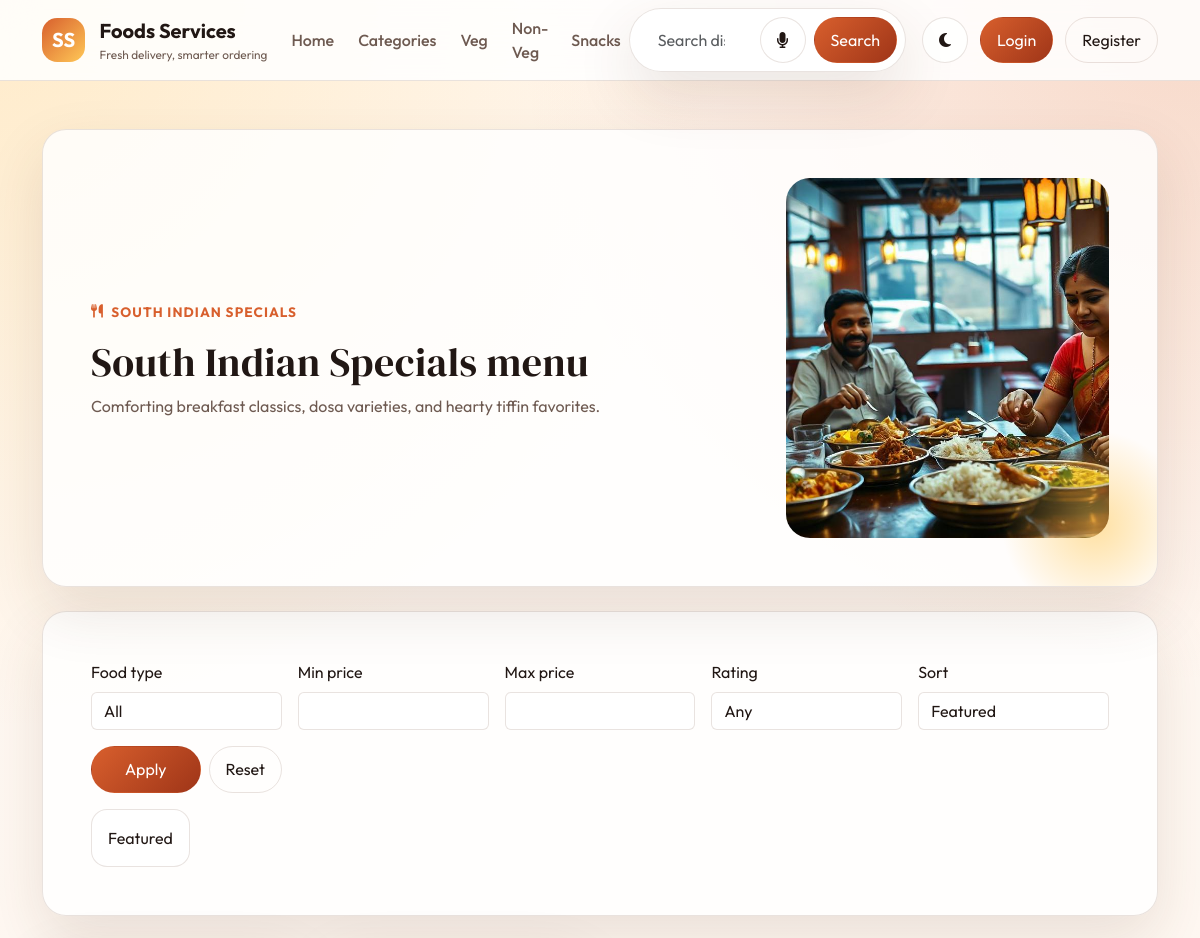
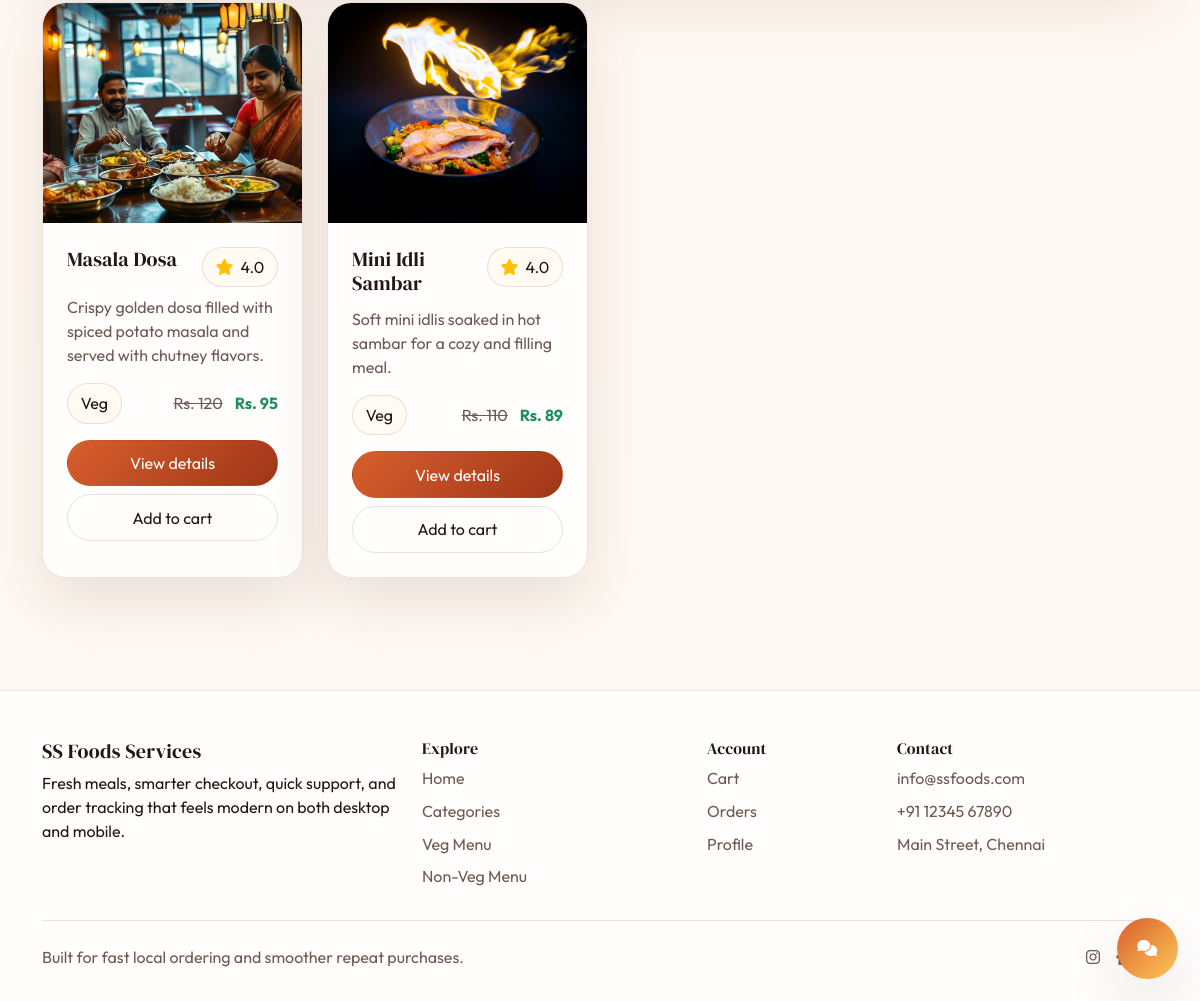
Screenshot of /category/South Indian Specials/ with the database file from the repository (2 pictures, top to bottom).
### Food_app/models.py (models this page shows, shortened)
class Category(models.Model):
    food_names = models.CharField(max_length=200)
    image = models.CharField(max_length=3000, null=True, blank=True)
    image_upload = models.FileField(upload_to="category_images/", null=True, blank=True)
    description = models.TextField(max_length=1000)
    class Meta:
        ordering = ["food_names"]
    @property
    def display_image(self):
        if self.image_upload:
            return self.image_upload.url
        if self.image:
            return self.image
        return "https://via.placeholder.com/320x220?text=Category"

class Items(models.Model):
    VEG_NON_VEG_CHOICES = [
        ("Veg", "Veg"),
        ("Non-Veg", "Non-Veg"),
        ("Snacks", "Snacks"),
    ]
    category = models.ForeignKey(Category, on_delete=models.CASCADE, related_name="items")
    name = models.CharField(max_length=400)
    item_description = models.TextField(max_length=1000)
    price = models.FloatField()
    offer_price = models.FloatField()
    item_image = models.CharField(max_length=3000, null=True, blank=True)
    image_upload = models.FileField(upload_to="food_images/", null=True, blank=True)
    quantity = models.IntegerField()
    underrated_item = models.BooleanField(default=False)
    new_added_item = models.BooleanField(default=False)
    veg_non_veg = models.CharField(max_length=10, choices=VEG_NON_VEG_CHOICES, default="Veg")
    rating = models.FloatField(default=4.0)
    class Meta:
        ordering = ["-new_added_item", "-rating", "name"]
    @property
    def display_image(self):
        if self.image_upload:
            return self.image_upload.url
        if self.item_image:
            return self.item_image
        return "https://via.placeholder.com/320x220?text=Food+Image"

### Food_app/app_views.py (the view)
# urls.py: path("category/<str:name>/", views.categoryview, name="CategoryDetail"),
def categoryview(request, name):
    category_obj = get_object_or_404(Category, food_names__iexact=name)
    items, filter_state, applied_filters = apply_item_filters(
        Items.objects.select_related("category").filter(category=category_obj),
        request.GET,
    )
    return render(
        request,
        "item_view.html",
        {
            "category": category_obj,
            "items": items,
            "filter_state": filter_state,
            "applied_filters": applied_filters,
        },
    )

### Food_app/context_processors.py (called while the page is built, shortened)
def shared_state(request):
    if not request.user.is_authenticated:
        return {
            "cart_count": 0,
            "unread_notifications_count": 0,
            "recent_notifications": [],
        }

### Food_app/Templates/item_view.html (shortened to what this page needs)
{% extends "layouts/main.html" %}
{% block content %}
<section class="container py-4 py-lg-5">
  <div class="hero-card mb-4">
    <div class="row align-items-center g-4">
      <div class="col-lg-8">
        <span class="eyebrow"><i class="fa-solid fa-utensils"></i> {{ category.food_names }}</span>
        <h1 class="mt-3 mb-2">{{ category.food_names }} menu</h1>
        <p class="mb-0 subtle">{{ category.description }}</p>
      </div>
      <div class="col-lg-4">
        <img src="{{ category.display_image }}" alt="{{ category.food_names }}" class="detail-image">
      </div>
    </div>
  </div>
  <div class="surface-card p-4 p-lg-5 mb-4">
    <form method="get" class="filter-form">
      <div>
        <label class="form-label">Food type</label>
        <select class="form-select" name="veg" data-auto-submit>
          <option value="">All</option>
        </select>
      </div>
      <div>
        <label class="form-label">Min price</label>
        <input class="form-control" type="number" name="min_price" value="{{ filter_state.min_price }}">
      </div>
      <div>
        <label class="form-label">Max price</label>
        <input class="form-control" type="number" name="max_price" value="{{ filter_state.max_price }}">
      </div>
      <div>
        <label class="form-label">Rating</label>
        <select class="form-select" name="rating" data-auto-submit>
          <option value="">Any</option>
        </select>
      </div>
      <div>
        <label class="form-label">Sort</label>
        <select class="form-select" name="sort" data-auto-submit>
          <option value="featured" {% if filter_state.sort == "featured" %}selected{% endif %}>Featured</option>
        </select>
      </div>
      <div class="d-flex align-items-end gap-2">
        <button class="btn brand-button w-100" type="submit">Apply</button>
        <a class="btn outline-button" href="{% url 'CategoryDetail' category.food_names %}">Reset</a>
      </div>
    </form>
    {% if applied_filters %}
    <div class="d-flex flex-wrap gap-2 mt-3">
      {% for filter in applied_filters %}
      <span class="filter-chip">{{ filter }}</span>
      {% endfor %}
    </div>
    {% endif %}
  </div>
  <div class="row g-4">
    {% for item in items %}
    <div class="col-md-6 col-xl-3">
      {% include "includes/item_card.html" with item=item show_category=False %}
    </div>
    {% empty %}
    <div class="col-12">
      <div class="surface-card p-4 text-center">No items match the current filters for this category.</div>
    </div>
    {% endfor %}
  </div>
</section>
{% endblock %}

### Food_app/Templates/Includes/item_card.html (shortened to what this page needs)
<div class="product-card">
  <a href="{% url 'Product_detail' item.category.food_names item.name %}">
    <img src="{{ item.display_image }}" alt="{{ item.name }}">
  </a>
  <div class="p-3 p-lg-4">
    <div class="d-flex justify-content-between align-items-start gap-3 mb-2">
      <div>
        <h5 class="mb-1">{{ item.name }}</h5>
      </div>
      <span class="rating-pill"><i class="fa-solid fa-star text-warning"></i>{{ item.rating|floatformat:1 }}</span>
    </div>
    <p class="subtle mb-3">{{ item.item_description|truncatewords:18 }}</p>
    <div class="d-flex justify-content-between align-items-center mb-3">
      <span class="status-pill">{{ item.veg_non_veg }}</span>
      <div class="price-row">
        <span class="old-price">Rs. {{ item.price|floatformat:0 }}</span>
        <span class="new-price">Rs. {{ item.offer_price|floatformat:0 }}</span>
      </div>
    </div>
    <div class="d-grid gap-2">
      <a href="{% url 'Product_detail' item.category.food_names item.name %}" class="btn brand-button">View details</a>
      <a href="{% url 'AddToCart' %}?product_id={{ item.id }}&product_qty=1" class="btn outline-button">Add to cart</a>
    </div>
  </div>
</div>

### Food_app/Static/CSS/style.css (style rules this page uses)
:root { --bg: #fff7f0; --surface: rgba(255, 255, 255, 0.82); --surface-strong: #ffffff; --surface-alt: #f4e8db; --text: #211714; --muted: #6e5a51; --border: rgba(118, 82, 61, 0.16); --shadow: 0 24px 60px rgba(85, 48, 24, 0.12); --brand: #d85f2d; --brand-deep: #9f3518; --accent: #ffc857; --success: #1f8f5f; --danger: #cb4257; }
body { font-family: "Outfit", sans-serif; background: radial-gradient(circle at top left, rgba(255, 200, 87, 0.25), transparent 32%), radial-gradient(circle at top right, rgba(216, 95, 45, 0.2), transparent 30%), linear-gradient(180deg, var(--bg), color-mix(in srgb, var(--bg) 76%, #ffffff 24%)); color: var(--text); min-height: 100vh; }
h1, h2, h3, h4, h5, h6, .display-font { font-family: "DM Serif Display", serif; letter-spacing: 0.01em; }
a { color: inherit; text-decoration: none; }
.icon-button, .outline-button, .brand-button, .account-button { border-radius: 999px; border: 1px solid var(--border); padding: 0.65rem 1rem; background: var(--surface); color: var(--text); }
.brand-button { background: linear-gradient(135deg, var(--brand), var(--brand-deep)); border-color: transparent; color: #fff; }
.outline-button { background: transparent; }
.hero-card, .surface-card, .info-panel, .product-card, .summary-card, .timeline-card { background: var(--surface); border: 1px solid var(--border); box-shadow: var(--shadow); border-radius: 1.5rem; }
.hero-card { overflow: hidden; padding: 3rem; position: relative; }
.hero-card::after { content: ""; position: absolute; inset: auto -3rem -3rem auto; width: 220px; height: 220px; background: radial-gradient(circle, rgba(255, 200, 87, 0.55), transparent 60%); }
.eyebrow { display: inline-flex; align-items: center; gap: 0.45rem; color: var(--brand); font-size: 0.85rem; font-weight: 700; text-transform: uppercase; letter-spacing: 0.08em; }
.hero-stat, .metric-chip, .filter-chip { background: var(--surface-strong); border: 1px solid var(--border); border-radius: 1rem; padding: 1rem; }
.section-header p, .muted-text, .subtle { color: var(--muted); }
.category-card, .product-card { overflow: hidden; height: 100%; }
.category-card img, .product-card img, .detail-image { width: 100%; object-fit: cover; }
.category-card img, .product-card img { height: 220px; }
.detail-image { height: 100%; min-height: 360px; border-radius: 1.5rem; }
.price-row { display: flex; align-items: center; gap: 0.75rem; flex-wrap: wrap; }
.old-price { color: var(--muted); text-decoration: line-through; }
.new-price { color: var(--success); font-weight: 700; }
.rating-pill, .status-pill, .availability-banner { display: inline-flex; align-items: center; gap: 0.45rem; border-radius: 999px; padding: 0.45rem 0.8rem; }
.rating-pill, .status-pill { background: color-mix(in srgb, var(--surface-strong) 92%, var(--accent) 8%); border: 1px solid var(--border); }
.filter-form { display: grid; gap: 1rem; grid-template-columns: repeat(auto-fit, minmax(180px, 1fr)); }
.filter-form .form-control, .filter-form .form-select, .surface-input { background: var(--surface-strong); border: 1px solid var(--border); color: var(--text); }

### rows the page displays
Category: food_names "SOUTH INDIAN SPECIALS", food_names "South Indian Specials", description "Comforting breakfast classics, dosa varieties, and hearty tiffin favorites.", display_image (picture)
Items: display_image (picture), name "Masala Dosa", rating "4.0", item_description "Crispy golden dosa filled with spiced potato masala and served with chutney flavors.", veg_non_veg "Veg", price "120", offer_price "95"
Items: display_image (picture), name "Mini Idli Sambar", rating "4.0", item_description "Soft mini idlis soaked in hot sambar for a cozy and filling meal.", veg_non_veg "Veg", price "110", offer_price "89"

### other values shown
{{ filter }} "Featured"
